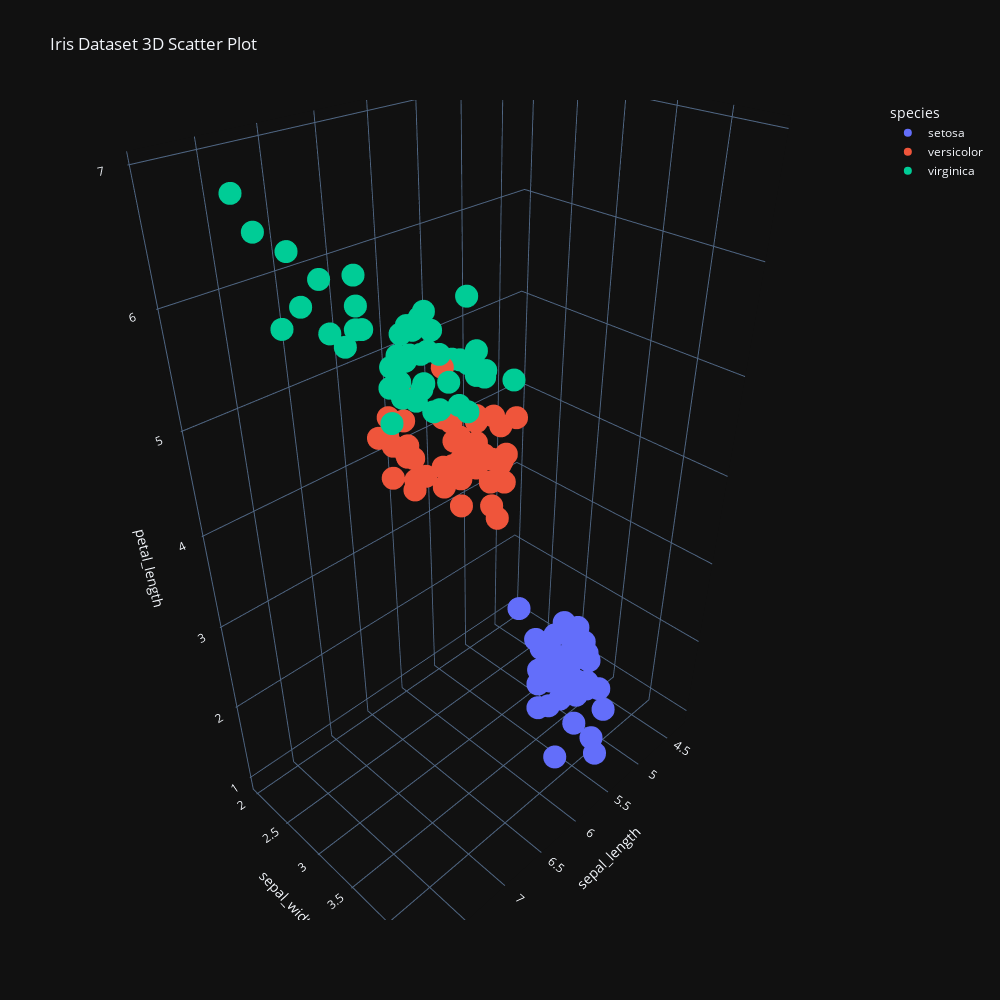

The cell this chart's notebook holds for it:
### Code cell
fig = px.scatter_3d(
    df,
    x='sepal_length',
    y='sepal_width',
    z='petal_length',
    color='species',
    title='Iris Dataset 3D Scatter Plot',
    width=1000,
    height=1000
)
fig.show()

### Figure 1 — Plotly figure (JSON) as saved in the notebook; plotly's stock layout.template omitted (floating-point values rounded to 4 significant figures)
{"data": [{"hovertemplate": "species=setosa<br>sepal_length=%{x}<br>sepal_width=%{y}<br>petal_length=%{z}<extra></extra>", "legendgroup": "setosa", "marker": {"color": "#636efa", "symbol": "circle"}, "mode": "markers", "name": "setosa", "scene": "scene", "showlegend": true, "x": [5.1, 4.9, 4.7, 4.6, 5.0, 5.4, 4.6, 5.0, 4.4, 4.9, 5.4, 4.8, 4.8, 4.3, 5.8, 5.7, 5.4, 5.1, 5.7, 5.1, 5.4, 5.1, 4.6, 5.1, 4.8, 5.0, 5.0, 5.2, 5.2, 4.7, 4.8, 5.4, 5.2, 5.5, 4.9, 5.0, 5.5, 4.9, 4.4, 5.1, 5.0, 4.5, 4.4, 5.0, 5.1, 4.8, 5.1, 4.6, 5.3, 5.0], "y": [3.5, 3.0, 3.2, 3.1, 3.6, 3.9, 3.4, 3.4, 2.9, 3.1, 3.7, 3.4, 3.0, 3.0, 4.0, 4.4, 3.9, 3.5, 3.8, 3.8, 3.4, 3.7, 3.6, 3.3, 3.4, 3.0, 3.4, 3.5, 3.4, 3.2, 3.1, 3.4, 4.1, 4.2, 3.1, 3.2, 3.5, 3.1, 3.0, 3.4, 3.5, 2.3, 3.2, 3.5, 3.8, 3.0, 3.8, 3.2, 3.7, 3.3], "z": [1.4, 1.4, 1.3, 1.5, 1.4, 1.7, 1.4, 1.5, 1.4, 1.5, 1.5, 1.6, 1.4, 1.1, 1.2, 1.5, 1.3, 1.4, 1.7, 1.5, 1.7, 1.5, 1.0, 1.7, 1.9, 1.6, 1.6, 1.5, 1.4, 1.6, 1.6, 1.5, 1.5, 1.4, 1.5, 1.2, 1.3, 1.5, 1.3, 1.5, 1.3, 1.3, 1.3, 1.6, 1.9, 1.4, 1.6, 1.4, 1.5, 1.4], "type": "scatter3d"}, {"hovertemplate": "species=versicolor<br>sepal_length=%{x}<br>sepal_width=%{y}<br>petal_length=%{z}<extra></extra>", "legendgroup": "versicolor", "marker": {"color": "#EF553B", "symbol": "circle"}, "mode": "markers", "name": "versicolor", "scene": "scene", "showlegend": true, "x": [7.0, 6.4, 6.9, 5.5, 6.5, 5.7, 6.3, 4.9, 6.6, 5.2, 5.0, 5.9, 6.0, 6.1, 5.6, 6.7, 5.6, 5.8, 6.2, 5.6, 5.9, 6.1, 6.3, 6.1, 6.4, 6.6, 6.8, 6.7, 6.0, 5.7, 5.5, 5.5, 5.8, 6.0, 5.4, 6.0, 6.7, 6.3, 5.6, 5.5, 5.5, 6.1, 5.8, 5.0, 5.6, 5.7, 5.7, 6.2, 5.1, 5.7], "y": [3.2, 3.2, 3.1, 2.3, 2.8, 2.8, 3.3, 2.4, 2.9, 2.7, 2.0, 3.0, 2.2, 2.9, 2.9, 3.1, 3.0, 2.7, 2.2, 2.5, 3.2, 2.8, 2.5, 2.8, 2.9, 3.0, 2.8, 3.0, 2.9, 2.6, 2.4, 2.4, 2.7, 2.7, 3.0, 3.4, 3.1, 2.3, 3.0, 2.5, 2.6, 3.0, 2.6, 2.3, 2.7, 3.0, 2.9, 2.9, 2.5, 2.8], "z": [4.7, 4.5, 4.9, 4.0, 4.6, 4.5, 4.7, 3.3, 4.6, 3.9, 3.5, 4.2, 4.0, 4.7, 3.6, 4.4, 4.5, 4.1, 4.5, 3.9, 4.8, 4.0, 4.9, 4.7, 4.3, 4.4, 4.8, 5.0, 4.5, 3.5, 3.8, 3.7, 3.9, 5.1, 4.5, 4.5, 4.7, 4.4, 4.1, 4.0, 4.4, 4.6, 4.0, 3.3, 4.2, 4.2, 4.2, 4.3, 3.0, 4.1], "type": "scatter3d"}, {"hovertemplate": "species=virginica<br>sepal_length=%{x}<br>sepal_width=%{y}<br>petal_length=%{z}<extra></extra>", "legendgroup": "virginica", "marker": {"color": "#00cc96", "symbol": "circle"}, "mode": "markers", "name": "virginica", "scene": "scene", "showlegend": true, "x": [6.3, 5.8, 7.1, 6.3, 6.5, 7.6, 4.9, 7.3, 6.7, 7.2, 6.5, 6.4, 6.8, 5.7, 5.8, 6.4, 6.5, 7.7, 7.7, 6.0, 6.9, 5.6, 7.7, 6.3, 6.7, 7.2, 6.2, 6.1, 6.4, 7.2, 7.4, 7.9, 6.4, 6.3, 6.1, 7.7, 6.3, 6.4, 6.0, 6.9, 6.7, 6.9, 5.8, 6.8, 6.7, 6.7, 6.3, 6.5, 6.2, 5.9], "y": [3.3, 2.7, 3.0, 2.9, 3.0, 3.0, 2.5, 2.9, 2.5, 3.6, 3.2, 2.7, 3.0, 2.5, 2.8, 3.2, 3.0, 3.8, 2.6, 2.2, 3.2, 2.8, 2.8, 2.7, 3.3, 3.2, 2.8, 3.0, 2.8, 3.0, 2.8, 3.8, 2.8, 2.8, 2.6, 3.0, 3.4, 3.1, 3.0, 3.1, 3.1, 3.1, 2.7, 3.2, 3.3, 3.0, 2.5, 3.0, 3.4, 3.0], "z": [6.0, 5.1, 5.9, 5.6, 5.8, 6.6, 4.5, 6.3, 5.8, 6.1, 5.1, 5.3, 5.5, 5.0, 5.1, 5.3, 5.5, 6.7, 6.9, 5.0, 5.7, 4.9, 6.7, 4.9, 5.7, 6.0, 4.8, 4.9, 5.6, 5.8, 6.1, 6.4, 5.6, 5.1, 5.6, 6.1, 5.6, 5.5, 4.8, 5.4, 5.6, 5.1, 5.1, 5.9, 5.7, 5.2, 5.0, 5.2, 5.4, 5.1], "type": "scatter3d"}], "layout": {"scene": {"domain": {"x": [0.0, 1.0], "y": [0.0, 1.0]}, "xaxis": {"title": {"text": "sepal_length"}}, "yaxis": {"title": {"text": "sepal_width"}}, "zaxis": {"title": {"text": "petal_length"}}}, "legend": {"title": {"text": "species"}, "tracegroupgap": 0}, "title": {"text": "Iris Dataset 3D Scatter Plot"}, "height": 1000, "width": 1000}}
